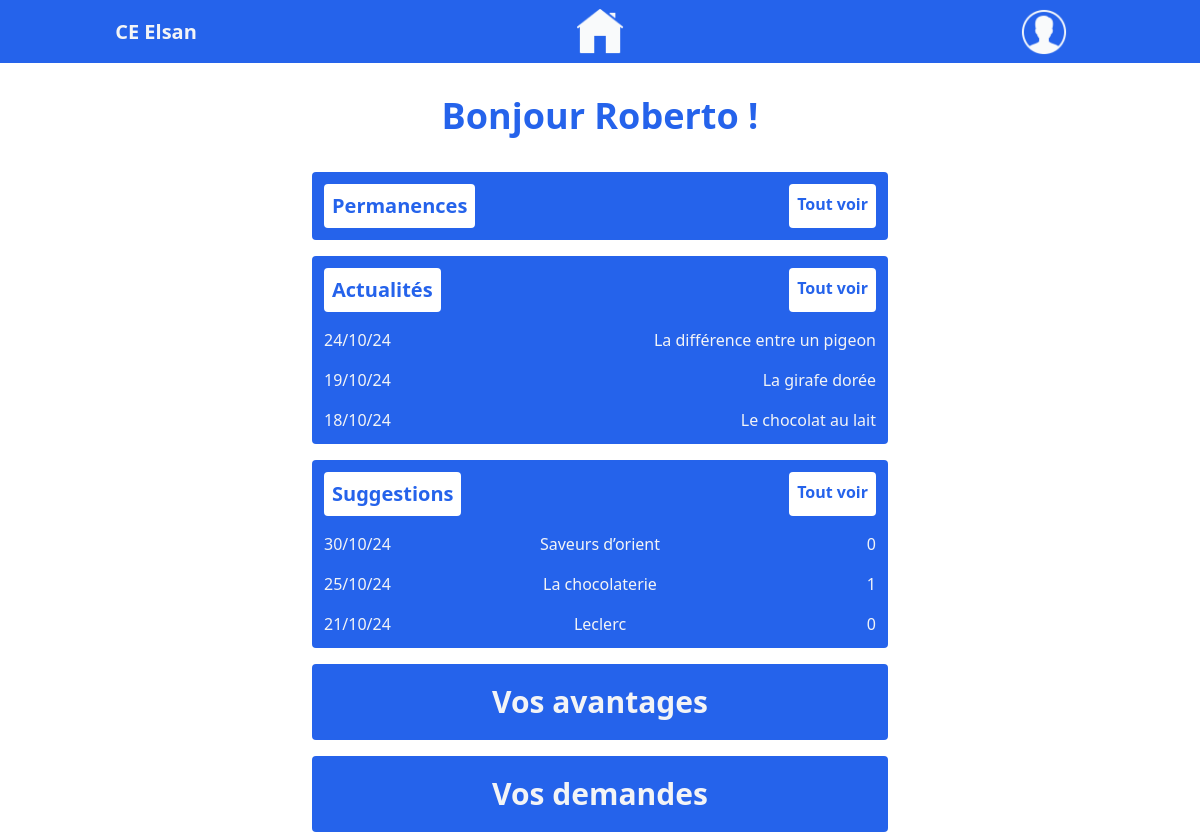
Page /pages/home.php (signed in) on the earlier database version.
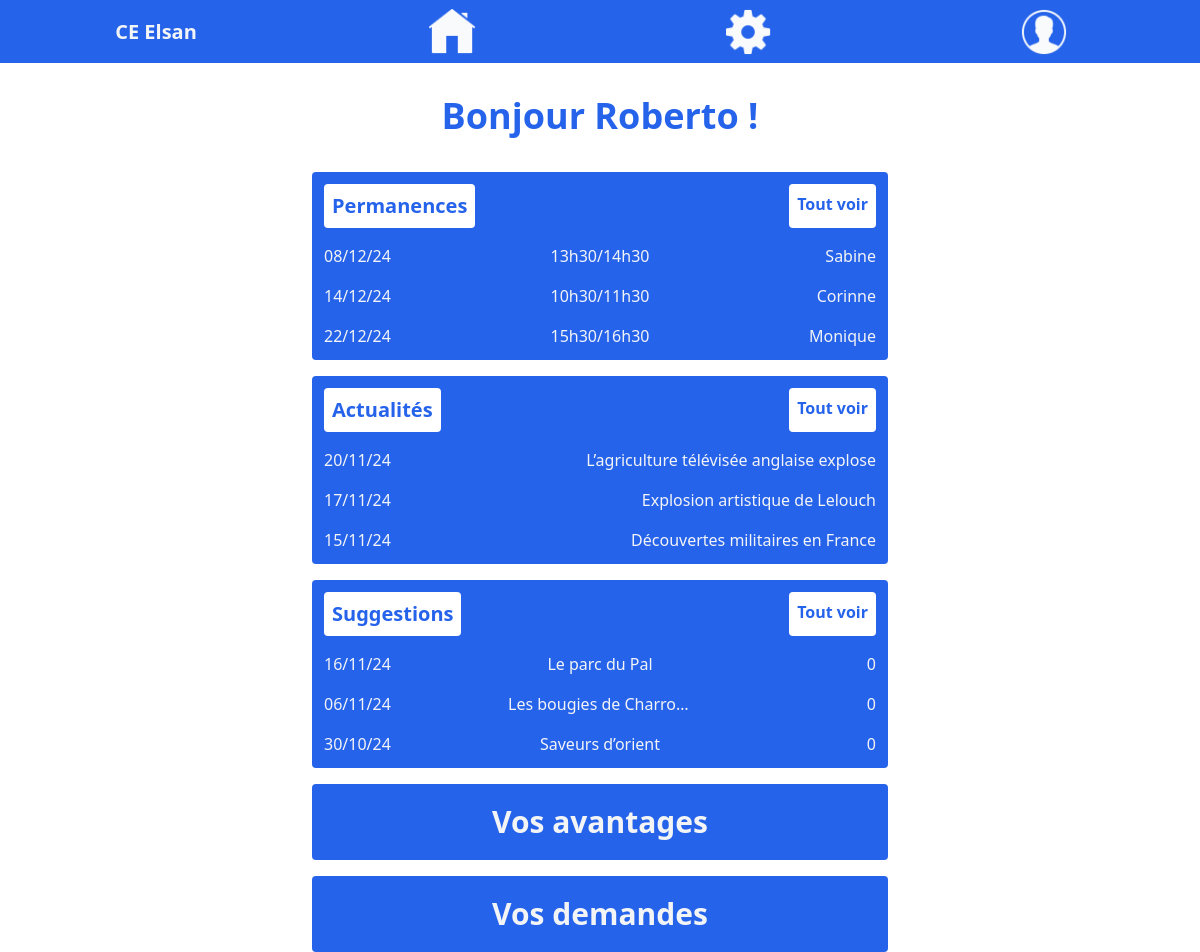
Same page on the later database version.
### tables this page shows
CREATE TABLE `news` (
  `news_id` int NOT NULL,
  `title` varchar(255) NOT NULL,
  `text` text NOT NULL,
  `date` datetime NOT NULL DEFAULT CURRENT_TIMESTAMP
);

CREATE TABLE `permanences` (
  `permanence_id` int NOT NULL,
  `date` varchar(255) NOT NULL,
  `time` varchar(255) NOT NULL,
  `representative` varchar(255) NOT NULL
);

### src/pages/home.php (the view, shortened to what the changed rows need)
<?php
require_once('../php_sql/db_connect.php');
$sql = "
    SELECT *
    FROM permanences
    WHERE STR_TO_DATE(date, '%d/%m/%y') > CURDATE()
    ORDER BY STR_TO_DATE(date, '%d/%m/%y') ASC
    LIMIT 3;
";
$query = $db->prepare($sql);
$query->execute();
$permanences = $query->fetchAll(PDO::FETCH_ASSOC);
    $sql = "
    SELECT title,date
    FROM news
    ORDER BY date DESC
    LIMIT 3;
    ";
    $query = $db->prepare($sql);
    $query->execute();
    $news = $query->fetchAll(PDO::FETCH_ASSOC);
    $sql = "
    SELECT s.company_name, s.date, COALESCE(SUM(v.vote_value), 0) AS total_score
    FROM suggestions s
    LEFT JOIN votes v ON s.suggestion_id = v.suggestion_id
    GROUP BY s.suggestion_id
    ORDER BY s.date DESC
    LIMIT 3;
    ";
    $query = $db->prepare($sql);
    $query->execute();
    $suggestions = $query->fetchAll(PDO::FETCH_ASSOC);
    ?>
<!doctype html>
<html>
<head>
  <link href="../output.css" rel="stylesheet">
</head>
<body class="pb-8">
<?php include '../includes/nav.php';?>
<h1 class="text-blue-600 font-bold text-4xl text-center m-8 ">Bonjour <?=$_SESSION['first_name']?> !</h1>
<main class="p-1 flex flex-col gap-4 flex-wrap max-w-screen-2xl mx-auto">
<section class="w-[96%] bg-blue-600 mx-auto p-1 max-w-xl text-gray-100 rounded">
    <div class="container">
        <?php
        foreach ($permanences as $permanence) {
        echo
        '<div class="permanence_row flex justify-between p-2">
            <p class="w-1/3 text-start">'.$permanence['date'].'</p>
            <p class="w-1/3 text-center">'.$permanence['time'].'</p>
            <p class="w-1/3 text-end truncate">'.$permanence['representative'].'</p>
        </div>';}
        ?>
    </div>
</section>
<section class="w-[96%] bg-blue-600 mx-auto p-1 max-w-xl text-gray-100 rounded">
    <div class="container">
        <?php
        foreach ($news as $new) {
            $date = new DateTime($new['date']);
            $formattedDate = $date->format('d/m/y');
        echo
        '<div class="permanence_row flex justify-between p-2 gap-1">
            <p class="">'.$formattedDate.'</p>
            <a href="news.php"><p class="truncate">'.$new['title'].'</p></a>
        </div>';}
        ?>
    </div>
</section>
<section class="w-[96%] bg-blue-600 mx-auto p-1 max-w-xl text-gray-100 rounded">
    <div class="container">
        <?php
        foreach ($suggestions as $suggestion) {
            $date = new DateTime($suggestion['date']);
            $formattedDate = $date->format('d/m/y');
        echo
        '<div class="permanence_row flex justify-between p-2">
            <p class="w-1/3 text-start">'.$formattedDate.'</p>
            <p class="w-1/3 text-center truncate">'.$suggestion['company_name'].'</p>
            <p class="w-1/3 text-end">'.$suggestion['total_score'].'</p>
        </div>';}
        ?>
    </div>
</section>
</main>
</body>
</html>

### src/includes/nav.php (shortened to what the changed rows need)
<nav class="bg-blue-600 p-2 h-16 fixed top-0 w-[100%] z-20 border-b border-white">
    <ul class="flex justify-between items-center w-full">
        <li class="w-1/4 flex justify-center items-center h-12 ">
            <h2 class="text-gray-100 text-xl font-bold bg-blue-600 z-10">CE Elsan</h2>
        </li>
        <?php if (isset($_SESSION) && isset($_SESSION['role']) && ($_SESSION['role'] === "admin")){
            echo
        '<li class="w-1/4 flex justify-center">
            <a href="back_office.php">
                <img class="h-12" src="../images/icons/back_office.png" alt="bouton de l\'interface administrateur">
            </a>
        </li>';}
        ?>
    </ul>
</nav>

Differences in the rows shown:
no longer on this page (row unchanged): news: date "24/10/24", title "La différence entre un pigeon"
no longer on this page (row unchanged): news: date "19/10/24", title "La girafe dorée"
no longer on this page (row unchanged): news: date "18/10/24", title "Le chocolat au lait"
now on this page (row edited): permanences: date "08/12/24", time "13h30/14h30", representative "Sabine"
now on this page (row edited): permanences: date "14/12/24", time "10h30/11h30", representative "Corinne"
now on this page (row edited): permanences: date "22/12/24", time "15h30/16h30", representative "Monique"
added news: date "20/11/24", title "L’agriculture télévisée anglaise explose"
added news: date "17/11/24", title "Explosion artistique de Lelouch"
added news: date "15/11/24", title "Découvertes militaires en France"
Other differences:
new list line: "16/11/24 Le parc du Pal 0"
new list line: "06/11/24 Les bougies de Charro… 0"
list line gone: "25/10/24 La chocolaterie 1"
list line gone: "21/10/24 Leclerc 0"
